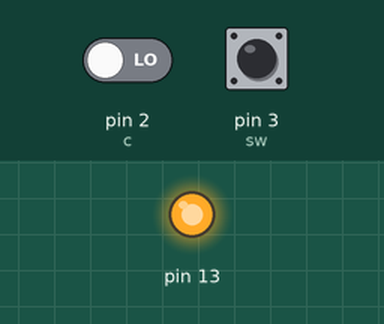
Recording of a sketch running on a simulated Arduino Uno, built with avr-gcc and run on an emulated ATmega328P. Shown: output pins drawn as LEDs (lit = HIGH). The test bench sets the inputs (shaded band); at power-on: pin 3 (sw) LOW, pin 2 (c) LOW. What the sketch prints to the serial monitor is not drawn.

Above: at 2.8 s.
2.9 s: pin 3 (sw) pulled HIGH for 1.2 s
At 4.1 s:
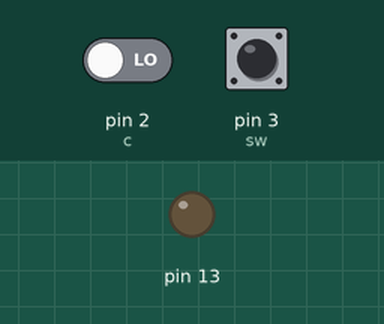
9.5 s: pin 3 (sw) pulled HIGH for 3.2 s
At 14.1 s:
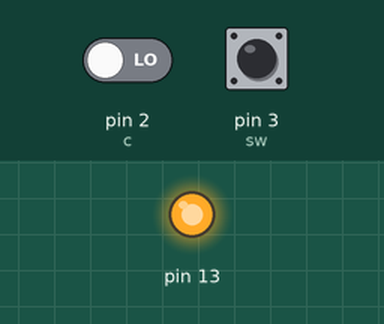
Timing chart, 0 to 15.6 s (numbered marks = the images above; inputs shaded):
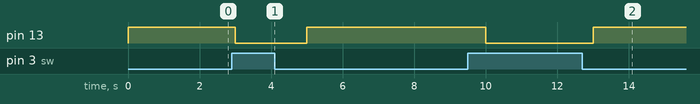

The sketch:

CALL_END.ino
```cpp
int sw=3,b,c=2,a;
void setup()
{
 Serial.begin(9600);
 pinMode(sw,INPUT);
  pinMode(c,INPUT);
 pinMode(13,OUTPUT);
 digitalWrite(13,LOW);
}

void loop()
{
  Serial.print("start");
  a=digitalRead(sw);
  if(a==HIGH)
  {
    digitalWrite(13,LOW);
    Serial.print("ATD7247290602;");
    Serial.print("\r\n");

  }
else
{
  digitalWrite(13,HIGH);
}
delay(1000);
b=digitalRead(c);
if(b==HIGH)
{
  Serial.println("ATH");
  Serial.print("\r\n");
}
else
{}
}
```

Measured:
- after the input at 2.9 s, pin 13: HIGH → LOW after 0.10 s, → HIGH 2.0 s later
- after the input at 9.5 s, pin 13: HIGH → LOW after 0.50 s, → HIGH 3.0 s later
